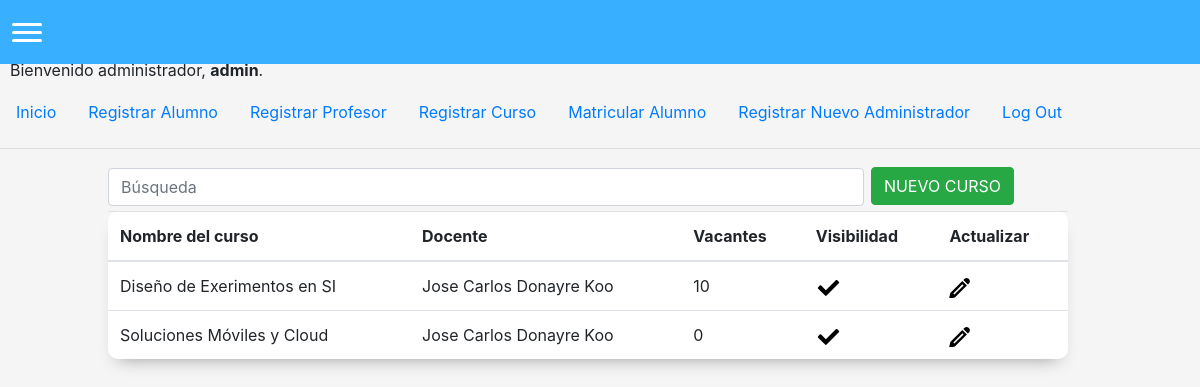
Before: /listacursos (signed in) with the older database file.
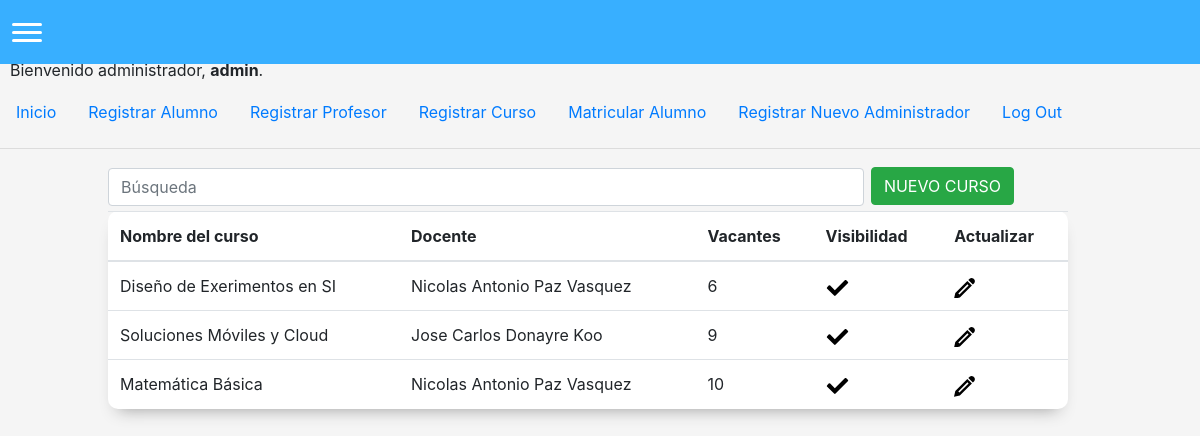
After: the same page with the newer database file.
### matricula/models.py (models this page shows)
class User(AbstractUser):
    pass

class Curso(models.Model):
    nombreCurso = models.CharField(max_length=255)
    profesor = models.ForeignKey(Profesor, on_delete=models.CASCADE, related_name="profesor")
    activo = models.BooleanField()
    vacantes = models.IntegerField(default=0)

class Profesor(models.Model):
    nombre = models.CharField(max_length=255)
    apellido = models.CharField(max_length=255)
    dni = models.IntegerField()
    activo = models.BooleanField(default=1)

### matricula/views.py (the view)
# urls.py: path('listacursos', views.listarCursos, name='listacursos'),
@login_required(login_url='/login')
def listarCursos(request):
    return render(request, "matricula/listacursos.html", {'cursos': Curso.objects.all()})

### matricula/templates/matricula/listacursos.html (shortened to what this page needs)
{% extends "matricula/layout.html" %}
{% block body %}
<input id="buscar" type="number" placeholder="Búsqueda" class="form-control">
<button id="options" class="btn btn-success" onclick="changeWindow()">NUEVO CURSO</button>
<div>
    <table id="tabla" class="table">
    <thead>
            <tr>
                <th scope="col">
                    Nombre del curso
                </th>
                <th scope="col">
                    Docente
                </th>
                <th scope="col">
                    Vacantes
                </th>
                <th scope="col">
                    Visibilidad
                </th>
                <th scope="col">
                    Actualizar
                </th>
            </tr>
        </thead>
        <tbody>
            {% for curso in cursos %}
            <tr>
                <td scope="row">
                {{curso.nombreCurso}}
                </td>
                <td scope="row">
                    {{curso.profesor.nombre}} {{curso.profesor.apellido}}
                </td>
                <td scope="row">
                    {{curso.vacantes}}
                </td>
                <td scope="row">
                    <a href="../desactivarcurso/{{curso.id}}">
                    </a>
                </td>
                <td scope="row">
                    <a href="../editarcurso/{{curso.id}}">
                    </a>
                </td>
            </tr>
            {% endfor %}
        </tbody>
    </table>
</div>
{% endblock %}

### matricula/templates/matricula/layout.html (shortened to what this page needs)
{% load static %}
<!DOCTYPE html>
<html lang="en">
    <head>
        <link rel="stylesheet" href="https://stackpath.bootstrapcdn.com/bootstrap/4.4.1/css/bootstrap.min.css">
        <link href="{% static 'matricula/styles.css' %}" rel="stylesheet">
    </head>
    <body id="bootstrap-overrides">
        <nav>
            <div class="burger" onclick="navSlide()">
                <div class="line1"></div>
                <div class="line2"></div>
                <div class="line3"></div>
            </div>
        </nav>
        <h1>Matricula</h1>
        <div id="greeting">
            {% if user.is_authenticated %}
                Bienvenido administrador,  <strong>{{ user.username }}</strong>.
            {% else %}
                Not signed in.
            {% endif %}
        </div>
        <ul class="nav">
            <li class="nav-item">
                <a class="nav-link" href="{% url 'index' %}">Inicio</a>
            </li>
            {% if user.is_authenticated %}
                <li class="nav-item">
                    <a class="nav-link" href="{% url 'crearalumno' %}">Registrar Alumno</a>
                </li>
                <li class="nav-item">
                    <a class="nav-link" href="{% url 'crearprofesor'%}">Registrar Profesor</a>
                </li>
                <li class="nav-item">
                    <a class="nav-link" href="{% url 'crearcurso'%}">Registrar Curso</a>
                </li>
                <li class="nav-item">
                    <a class="nav-link" href="{% url 'matricularalumno'%}">Matricular Alumno</a>
                </li>
                {% if user.is_superuser %}
                    <li class="nav-item">
                        <a class="nav-link" href="{% url 'register'%}">Registrar Nuevo Administrador</a>
                    </li>
                {% endif %}
                <li class="nav-item">
                    <a class="nav-link" href="{% url 'logout' %}">Log Out</a>
                </li>
            {% endif %}
        </ul>
        <hr>
        {% block body %}
        {% endblock %}
    </body>
</html>

### matricula/static/matricula/styles.css (style rules this page uses)
body { background-color: whitesmoke; }
#bootstrap-overrides nav { display: flex; align-items: center; min-height: 8vh; font-family: 'Cabin', sans-serif; background-color: rgb(56, 175, 255); position: fixed; top: 0; width: 100%; }
#bootstrap-overrides .burger { margin-left: 7px; display: flex; z-index: 400; cursor: pointer; }
#bootstrap-overrides .burger div { width: 30px; height: 3px; background-color: rgb(255, 255, 255); margin: 5px; transition: all 0.3s ease; border-radius: 10px; }
body { overflow-x: hidden; }
#bootstrap-overrides .burger { display: block; }
.table { margin-left: 9%; width: 80%; padding: 40px; border-radius: 10px; background-color: white; -webkit-box-shadow: 0 8px 6px -6px #999; -moz-box-shadow: 0 8px 6px -6px #999; box-shadow: 0 10px 16px -10px #999; }
input[placeholder="Búsqueda"] { width: 63%; margin-left: 9%; display: inline; }
#options { margin: 0.2%; margin-bottom: 0.5%; display: inline; }

### matricula/templates/matricula/layout.html (style rules this page uses)
#greeting { margin: 10px; }

Changed rows visible on the page:
changed Curso "Diseño de Exerimentos en SI": profesor.nombre "Jose Carlos" → "Nicolas Antonio"; profesor.apellido "Donayre Koo" → "Paz Vasquez"; vacantes "10" → "6"
changed Curso "Soluciones Móviles y Cloud": vacantes "0" → "9"
added Curso: nombreCurso "Matemática Básica", profesor.nombre "Nicolas Antonio", profesor.apellido "Paz Vasquez", vacantes "10", activo True (drawn)
